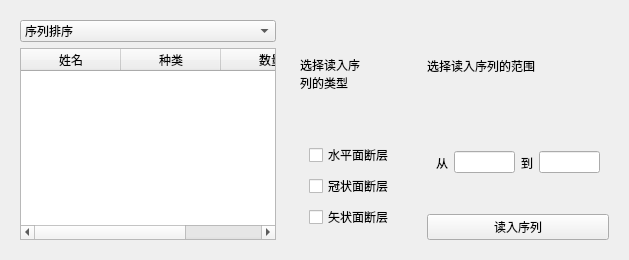
              <widget class="QWidget" name="stackedWidget_9Page1">
               <layout class="QHBoxLayout" name="horizontalLayout_7">
                <item>
                 <widget class="QWidget" name="widget_9" native="true">
                  <layout class="QVBoxLayout" name="verticalLayout_6">
                   <item>
                    <widget class="QComboBox" name="comboBox_2">
                     <item>
                      <property name="text">
                       <string>序列排序</string>
                      </property>
                     </item>
                     <item>
                      <property name="text">
                       <string>按姓名</string>
                      </property>
                     </item>
                     <item>
                      <property name="text">
                       <string>按时间</string>
                      </property>
                     </item>
                     <item>
                      <property name="text">
                       <string>按种类</string>
                      </property>
                     </item>
                     <item>
                      <property name="text">
                       <string>按数量</string>
                      </property>
                     </item>
                    </widget>
                   </item>
                   <item>
                    <widget class="QTableWidget" name="tableWidget_2">
                     <column>
                      <property name="text">
                       <string>姓名</string>
                      </property>
                     </column>
                     <column>
                      <property name="text">
                       <string>种类</string>
                      </property>
                     </column>
                     <column>
                      <property name="text">
                       <string>数量</string>
                      </property>
                     </column>
                    </widget>
                   </item>
                  </layout>
                 </widget>
                </item>
                <item>
                 <widget class="QWidget" name="widget_12" native="true">
                  <property name="maximumSize">
                   <size>
                    <width>200</width>
                    <height>16777215</height>
                   </size>
                  </property>
                  <layout class="QVBoxLayout" name="verticalLayout_8">
                   <item>
                    <widget class="QLabel" name="label_9">
                     <property name="text">
                      <string>选择读入序
列的类型</string>
                     </property>
                    </widget>
                   </item>
                   <item>
                    <widget class="QWidget" name="widget_11" native="true">
                     <layout class="QVBoxLayout" name="verticalLayout_7">
                      <item>
                       <widget class="QCheckBox" name="checkBox">
                        <property name="text">
                         <string>水平面断层</string>
                        </property>
                       </widget>
                      </item>
                      <item>
                       <widget class="QCheckBox" name="checkBox_2">
                        <property name="text">
                         <string>冠状面断层</string>
                        </property>
                       </widget>
                      </item>
                      <item>
                       <widget class="QCheckBox" name="checkBox_3">
                        <property name="text">
                         <string>矢状面断层</string>
                        </property>
                       </widget>
                      </item>
                     </layout>
                    </widget>
                   </item>
                  </layout>
                 </widget>
                </item>
                <item>
                 <widget class="QWidget" name="widget_13" native="true">
                  <property name="maximumSize">
                   <size>
                    <width>200</width>
                    <height>16777215</height>
                   </size>
                  </property>
                  <layout class="QVBoxLayout" name="verticalLayout_9">
                   <item>
                    <widget class="QLabel" name="label_10">
                     <property name="text">
                      <string>选择读入序列的范围</string>
                     </property>
                    </widget>
                   </item>
                   <item>
                    <widget class="QWidget" name="widget_10" native="true">
                     <layout class="QHBoxLayout" name="horizontalLayout_6">
                      <item>
                       <widget class="QLabel" name="label_11">
                        <property name="text">
                         <string>从</string>
                        </property>
                       </widget>
                      </item>
                      <item>
                       <widget class="QLineEdit" name="lineEdit"/>
                      </item>
                      <item>
                       <widget class="QLabel" name="label_12">
                        <property name="text">
                         <string>到</string>
                        </property>
                       </widget>
                      </item>
                      <item>
                       <widget class="QLineEdit" name="lineEdit_2"/>
                      </item>
                     </layout>
                    </widget>
                   </item>
                   <item>
                    <widget class="QPushButton" name="pushButton_7">
                     <property name="text">
                      <string>读入序列</string>
                     </property>
                    </widget>
                   </item>
                  </layout>
                 </widget>
                </item>
               </layout>
              </widget>
